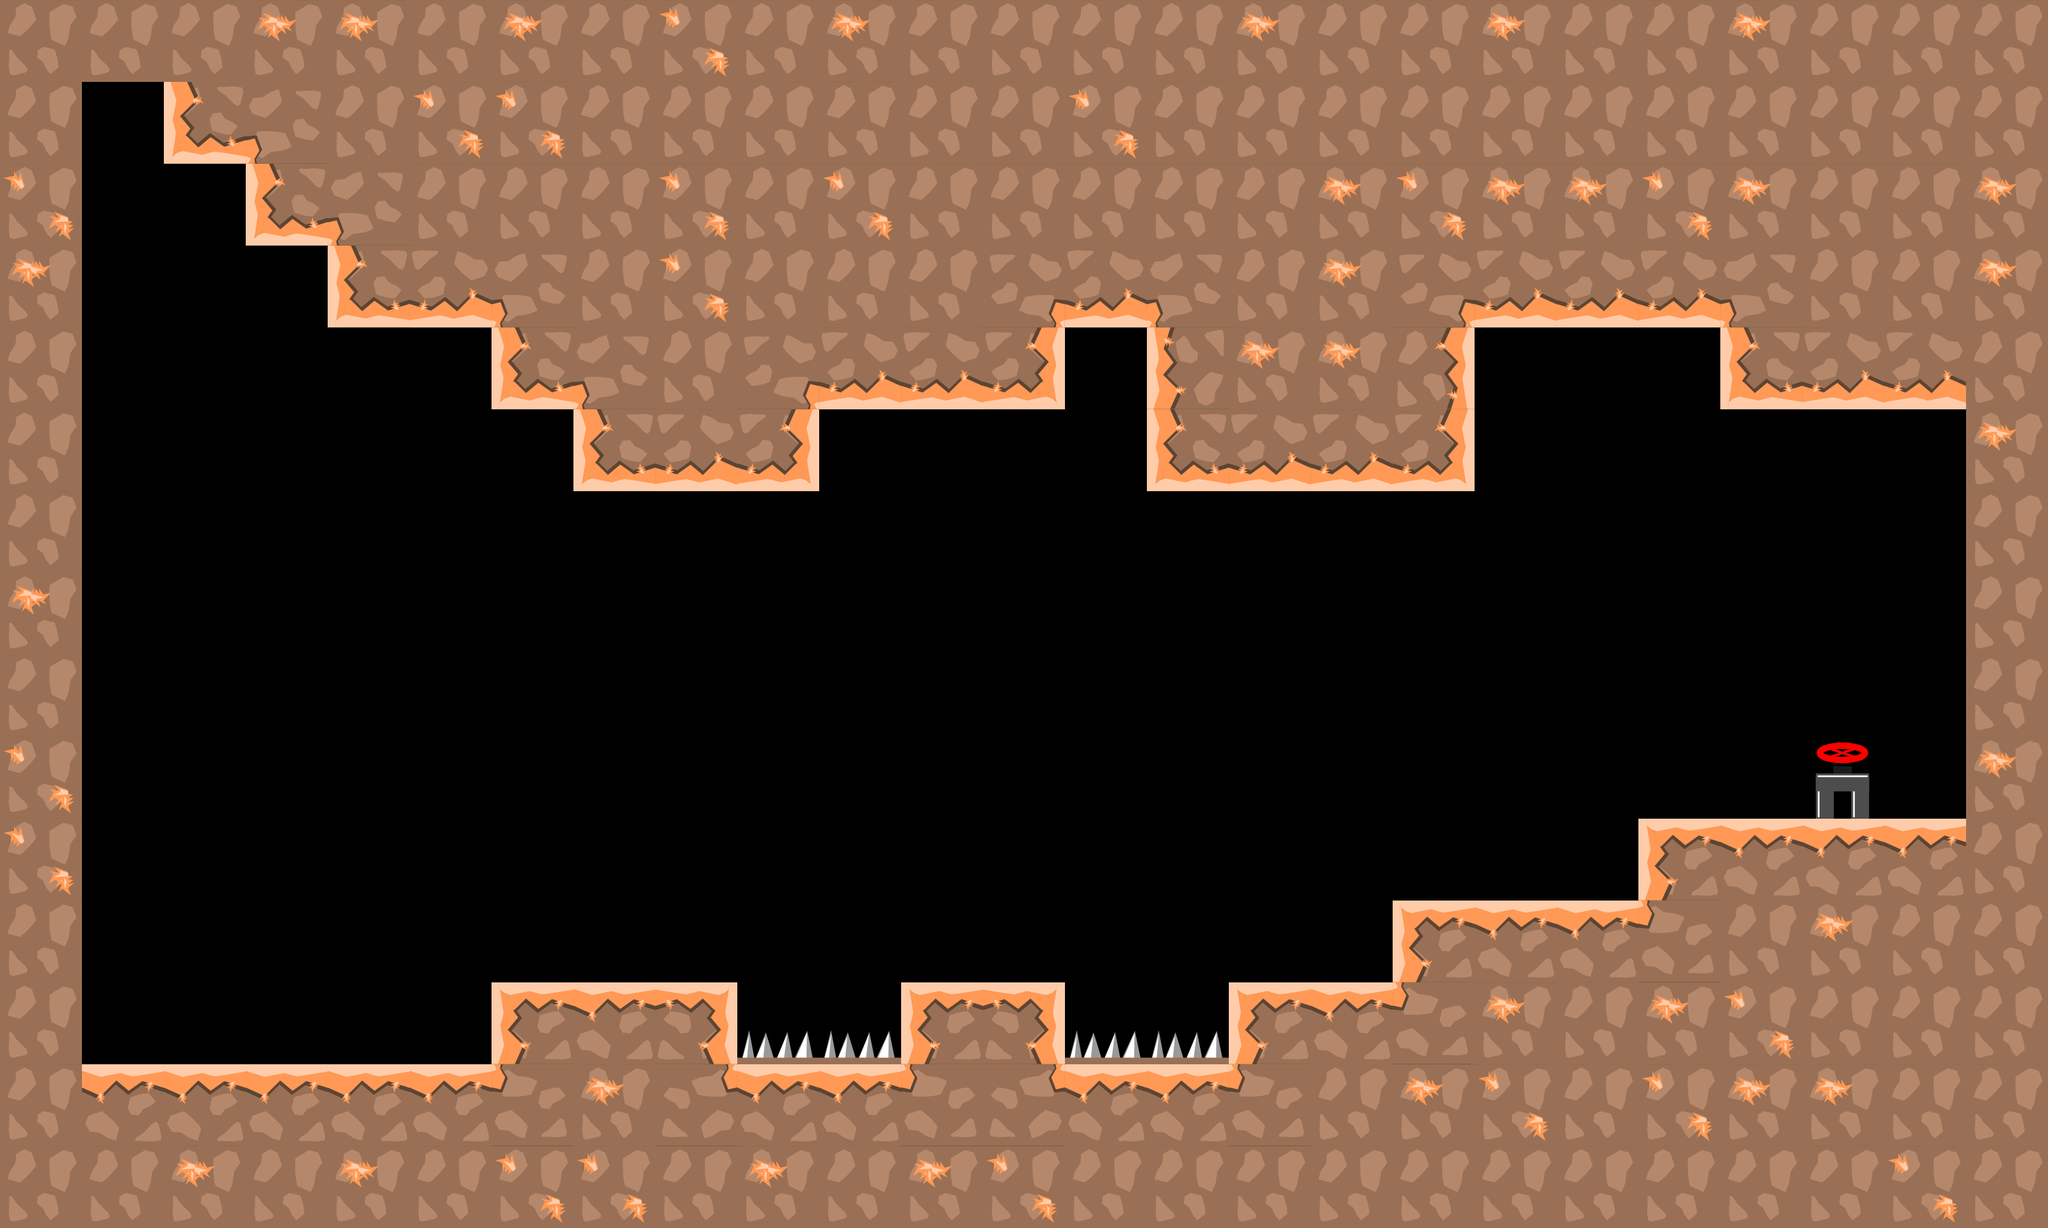

This is a level from a 2D game, rendered from its Tiled map with the project's own tilesets. A one-line summary and the map file follow, with tile-layer data summarised:
An orthogonal 25x15 tile map with 128x128 px tiles, 1 tile layer (graphics), 4 tilesets and 20 objects.

<map version="1.0" tiledversion="1.1.1" orientation="orthogonal" renderorder="right-down" width="25" height="15" tilewidth="128" tileheight="128" infinite="0" nextobjectid="63">
 <tileset firstgid="1" source="tiles_128x128.tsx" />
 <tileset firstgid="37" source="tiles_128x128_green.tsx" />
 <tileset firstgid="73" source="tiles_128x128_purple.tsx" />
 <tileset firstgid="109" source="tiles_128x128_orange.tsx" />
 <layer name="graphics" width="25" height="15">
  <data>[375 cells, 213 non-empty, 18 distinct tile ids]</data>
 </layer>
 <objectgroup name="info" />
 <objectgroup name="blocks">
  <object id="1" x="8" y="1663.88" width="3196" height="248.122" />
  <object id="2" x="3072" y="4" width="112" height="1696" />
  <object id="3" x="64" y="52" width="64" height="1684" />
  <object id="4" x="8" y="4" width="3172" height="120" />
  <object id="50" x="1920" y="1536" width="256" height="128" />
  <object id="51" x="2176" y="1408" width="384" height="128" />
  <object id="52" x="2560" y="1280" width="512" height="128" />
  <object id="54" x="768" y="1536" width="384" height="128" />
  <object id="55" x="1408" y="1536" width="256" height="128" />
  <object id="60" x="1792" y="512" width="512" height="256" />
  <object id="61" x="896" y="640" width="384" height="128" />
  <object id="62" x="2688" y="512" width="384" height="128" />
 </objectgroup>
 <objectgroup name="damage">
  <object id="56" x="1157.58" y="1606.06" width="233.333" height="30.303" />
  <object id="57" x="1681.82" y="1600" width="212.121" height="36.3636" />
 </objectgroup>
 <objectgroup name="slope" />
 <objectgroup name="passBlock" />
 <objectgroup name="flowers">
  <object id="24" x="1514.06" y="1322.79" width="69.697" height="69.697">
   <ellipse />
  </object>
  <object id="26" x="2005.22" y="1325.82" width="69.697" height="69.697">
   <ellipse />
  </object>
  <object id="27" x="2387.88" y="1246.3" width="69.697" height="69.697">
   <ellipse />
  </object>
  <object id="28" x="2628" y="1134.06" width="69.697" height="69.697">
   <ellipse />
  </object>
  <object id="29" x="928.002" y="1342.19" width="69.697" height="69.697">
   <ellipse />
  </object>
 </objectgroup>
 <objectgroup name="end">
  <object id="44" x="2880.44" y="1217">
   <ellipse />
  </object>
 </objectgroup>
 <objectgroup name="pushBlocks" />
</map>
